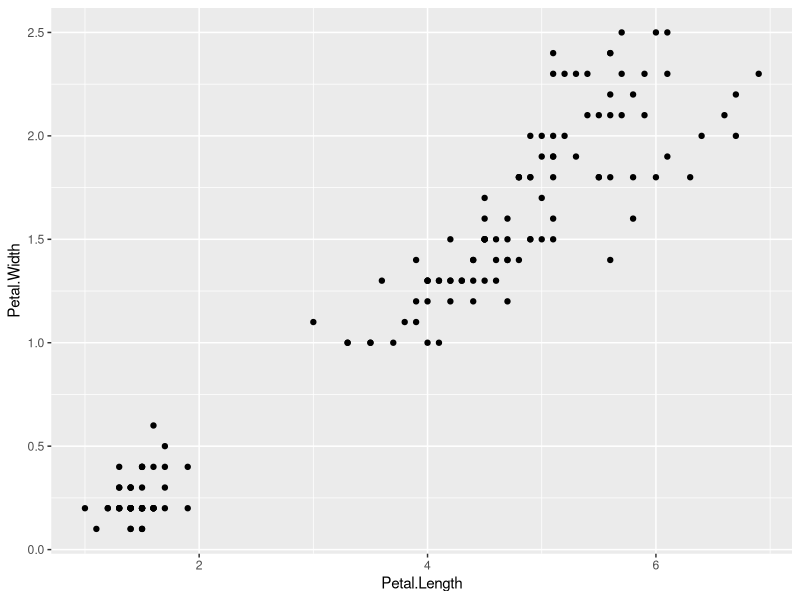
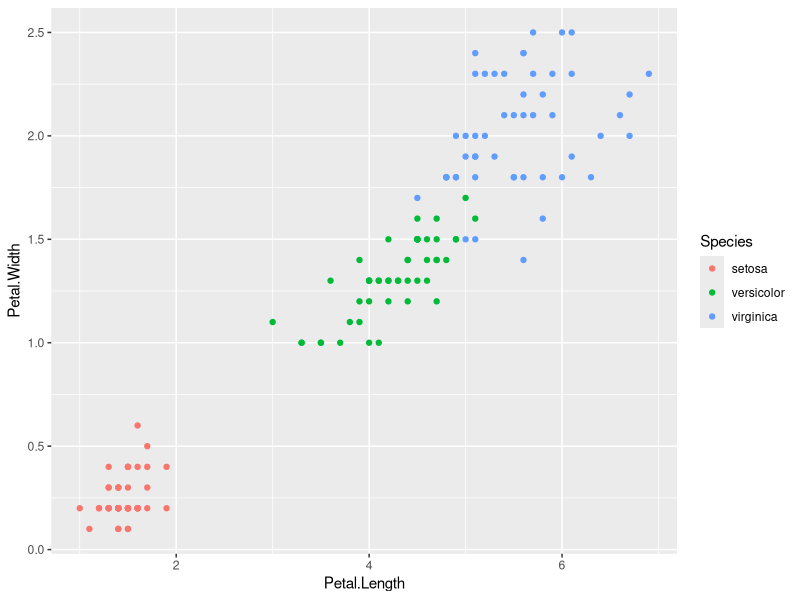
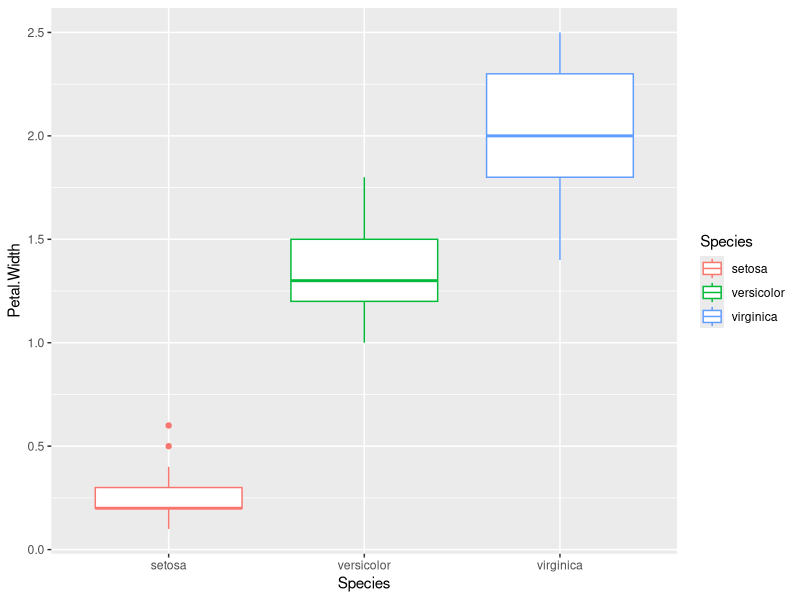
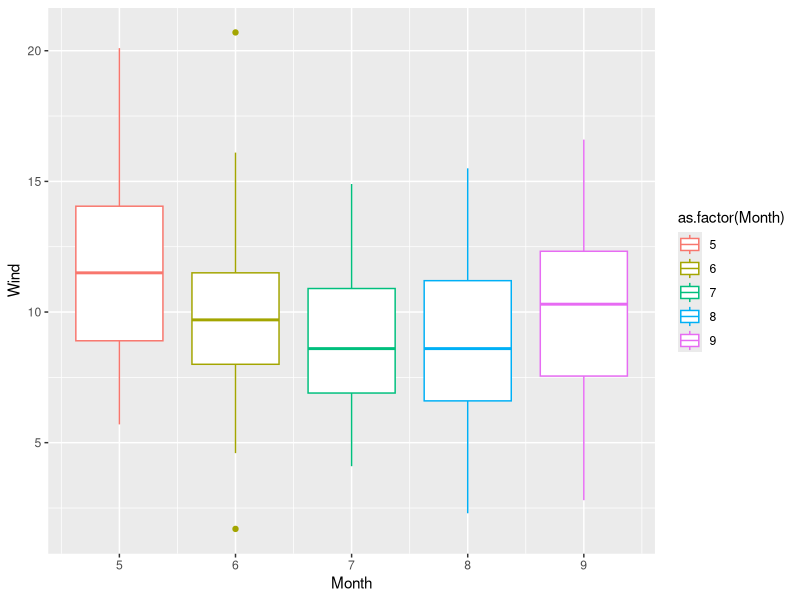
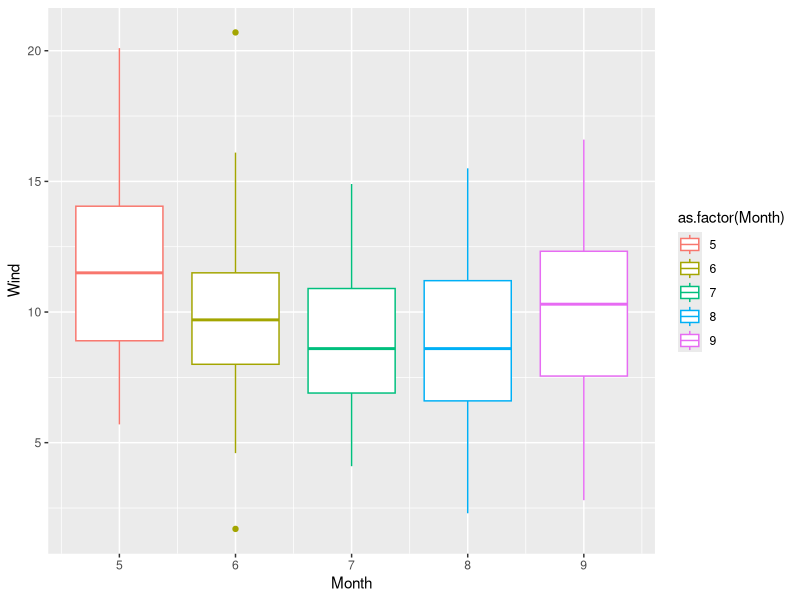
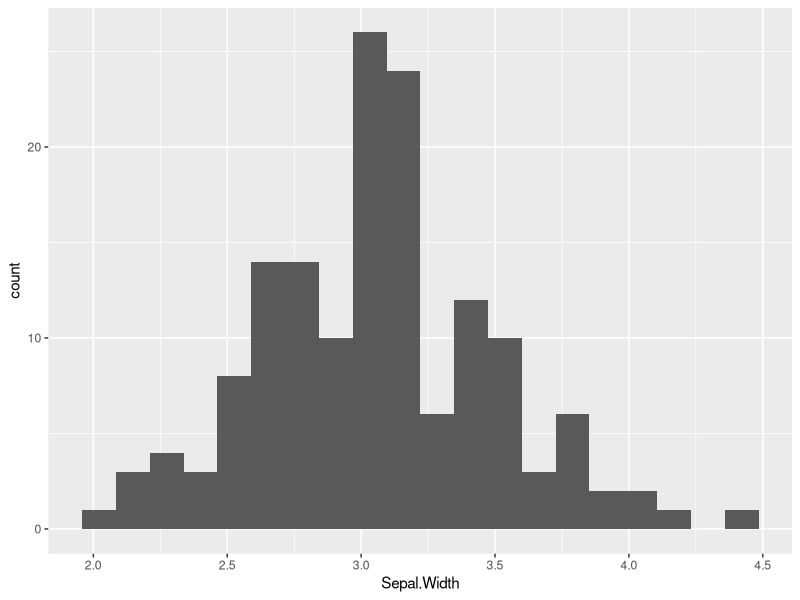
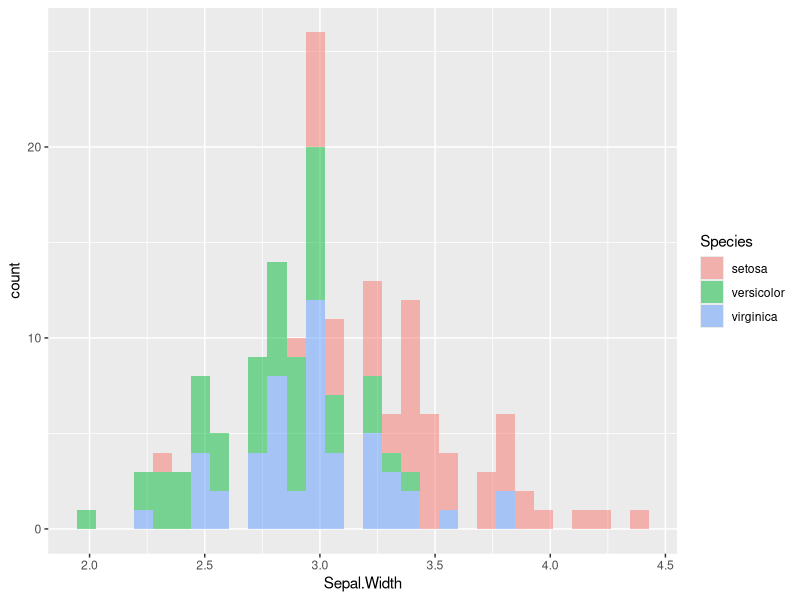
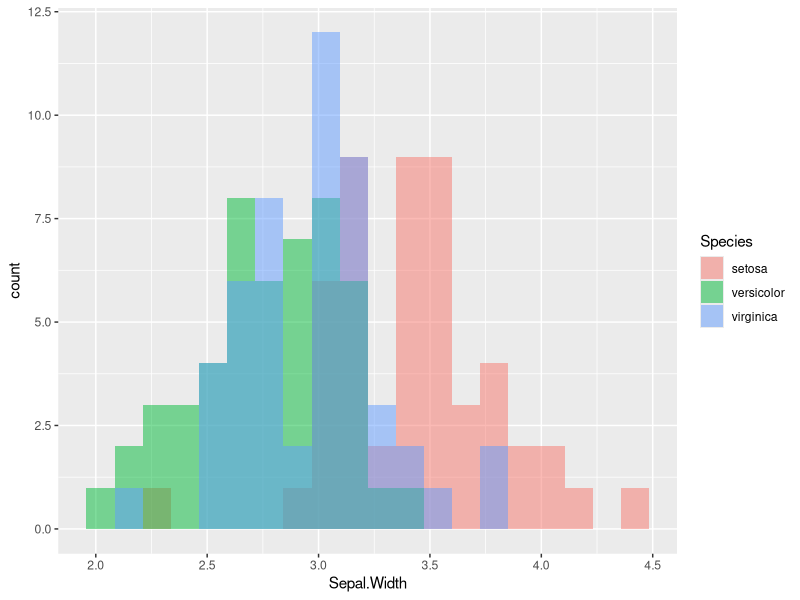

Generate these figures, in order, with R:
## ---- chunk 1
library(tidyverse)
#library(conflicted)

filter <- dplyr::filter

knitr::opts_chunk$set(echo = TRUE)
## ---- chunk 2
ggplot(iris, aes(x = Petal.Length, y = Petal.Width)) + 
  geom_point()
## ---- chunk 3
ggplot(iris, aes(x = Petal.Length, y = Petal.Width, color = Species)) + 
  geom_point()
## ---- chunk 4
ggplot(iris, aes(x = Species, y = Petal.Width, color = Species)) + 
  geom_boxplot()
## ---- chunk 5
airquality %>% head(n=3)
## ---- chunk 6
ggplot(airquality, aes(x = Month, y = Wind, color = as.factor(Month))) + 
  geom_boxplot()

airquality %>% 
  ggplot(aes(x = Month, y = Wind, color = as.factor(Month))) + 
    geom_boxplot()
## ---- chunk 7
ggplot(iris, aes(x = Sepal.Width)) + 
  geom_histogram(bins = 20)
## ---- chunk 8
# default histogram
ggplot(iris, aes(x = Sepal.Width, fill = Species)) + 
  geom_histogram(alpha = 0.5)
## ---- chunk 9
# use position = 'identity' for overlapping histograms
ggplot(iris, aes(x = Sepal.Width, fill = Species)) + 
  geom_histogram(position = 'identity', alpha = 0.5, bins = 20)
## ---- chunk 10
ggplot(iris, aes(x = Sepal.Width, fill = Species, color = Species)) + 
  geom_density(alpha = 0.5)
## ---- chunk 11
airquality %>% 
  ggplot(aes(x = Temp)) + 
  geom_density()
## ---- chunk 12
ggplot(iris[1:125,], aes(x = Species, fill = Species)) + 
  geom_bar()
## ---- chunk 13
### geom_bar()
iris %>%
  count(Species) %>%

# have to give the count as the argument for y now
ggplot(aes(x = Species, y = n, fill = Species)) + 
  geom_bar(stat = 'identity')

### geom_col()
iris %>%
  count(Species) %>%
  
ggplot(aes(x = Species, y = n, fill = Species)) + 
  geom_col()
## ---- chunk 14
ggplot(iris, aes(x = Sepal.Width, y = Sepal.Length, color = Species)) + 
  geom_point()
## ---- chunk 15
  ggplot(iris, aes(x = Sepal.Width, y = Sepal.Length, color = Species)) + 
    geom_point() +
    geom_line()

iris %>% 
  filter(Species != "versicolor") %>% 
  ggplot(aes(x = Sepal.Width, y = Sepal.Length, color = Species)) + 
    geom_point() +
    geom_line()
## ---- chunk 16
airquality %>% head()

airquality %>% 
  ggplot(aes(x = Wind, y = Temp, colour = Month)) +
  geom_point()
## ---- chunk 17
# with line of best fit
ggplot(iris, aes(x = Sepal.Width, y = Sepal.Length)) + 
  geom_point() + 
  geom_smooth(method = lm)

# if you color by something, each subgroup will automatically get it's own line
ggplot(iris, aes(x = Sepal.Width, y = Sepal.Length, color = Species)) + 
  geom_point() + 
  geom_smooth(method = lm)
## ---- chunk 18
airquality %>% 
  ggplot(aes(x = Wind, y = Temp)) +
  geom_point() + 
  geom_smooth(method = lm)

airquality %>% 
  ggplot(aes(x = Wind, y = Temp, color = as.factor(Month))) +
  geom_point() + 
  geom_smooth(method = lm)
## ---- chunk 19
ggplot(iris, aes(x = Species, y = Petal.Length, color = Species)) + 
  geom_boxplot() +
  geom_jitter(width = 0.2)
## ---- chunk 20
ggplot(iris, aes(x = Species, y = Petal.Length, fill = Species)) + 
  geom_violin()
## ---- chunk 21
ggplot(iris, aes(x = Species, y = Petal.Length, fill = Species)) + 
  geom_violin() + 
  geom_jitter()
## ---- chunk 22
# uncomment and install if you want
# install.packages('ggbeeswarm')
## ---- chunk 23
library(ggbeeswarm)

# example 1
ggplot(iris, aes(x = Species, y = Petal.Length, fill = Species)) + 
  geom_violin() + 
  geom_quasirandom()

# example 2 with modified method
ggplot(iris, aes(x = Species, y = Petal.Length, fill = Species)) + 
  geom_violin() + 
  geom_quasirandom(method = 'smiley')
## ---- chunk 24
ggplot(iris, aes(x = Sepal.Width, y = Sepal.Length, color = Species)) + 
  geom_point() +
  facet_wrap( ~ Species) +
  geom_smooth(method = lm) +
  theme_classic()
## ---- chunk 25
ggplot(iris, aes(x = Sepal.Width, y = Sepal.Length, shape = Species)) + 
  geom_point()
## ---- chunk 26
ggplot(iris, aes(x = Sepal.Width, y = Sepal.Length, size = Species)) + 
  geom_point()
## ---- chunk 27
ggplot(iris, aes(x = Sepal.Width, y = Sepal.Length, 
                 color = Petal.Width, 
                 shape = Species, 
                 size = Species)) + 
  geom_point()
## ---- chunk 28
# where we've had it
ggplot(iris, aes(x = Petal.Length, y = Petal.Width, color = Species)) + geom_point()

# I just want my points to be another color
ggplot(iris, aes(x = Petal.Length, y = Petal.Width)) + geom_point(color = 'deepskyblue')

# BUT if I put color = 'deepskyblue' instead an aes() it won't work; ggplot thinks it's a data feature
ggplot(iris, aes(x = Petal.Length, y = Petal.Width, color = 'deepskyblue')) + geom_point()

# ALSO if I DON'T put color = Species inside aes() it throws an error
# uncomment the line below and try
#ggplot(iris, aes(x = Petal.Length, y = Petal.Width)) + geom_point(color = 'Species')
## ---- chunk 29
# inside ggplot()
ggplot(iris, aes(x = Petal.Length, y = Petal.Width, color = Species)) + geom_point()

# inside geom_point()
ggplot(iris) + geom_point(aes(x = Petal.Length, y = Petal.Width, color = Species))
## ---- chunk 30
# without transparency
ggplot(iris, aes(x = Sepal.Width, y = Sepal.Length, color = Species)) + geom_point(size = 6)

# with transparency
ggplot(iris, aes(x = Sepal.Width, y = Sepal.Length, color = Species)) + geom_point(size = 6, alpha = 0.6)
## ---- chunk 31
ggplot(iris, aes(x = Sepal.Width, fill = Species)) + 
  geom_density() + 
  facet_grid(. ~ Species)
## ---- chunk 32
ggplot(iris, aes(x = Sepal.Width, fill = Species)) + geom_density() + facet_grid(Species ~ .)
## ---- chunk 33
ggplot(iris, aes(x = Sepal.Width, fill = Species)) + geom_density() + facet_wrap(. ~ Species)
## ---- chunk 34
# plot before labelling
ggplot(iris, aes(x = Sepal.Width, y = Sepal.Length, color = Species)) + geom_density_2d()

# with labels added
ggplot(iris, aes(x = Sepal.Width, y = Sepal.Length, color = Species)) + geom_point() + 
  labs(x = 'sepal width (cm)', y = 'sepal length (cm)', color = 'species')
## ---- chunk 35
ggplot(iris, aes(x = Sepal.Width, y = Sepal.Length, color = Species)) + geom_point() +
  scale_x_continuous(name = 'sepal width (cm)') +
  scale_y_continuous('sepal length (cm)') +
  scale_color_discrete('species')
## ---- chunk 36
# default theme
ggplot(iris, aes(x = Sepal.Width, y = Sepal.Length, color = Species)) + geom_point()
## ---- chunk 37
ggplot(iris, aes(x = Sepal.Width, y = Sepal.Length, color = Species)) + 
  geom_point() + 
  theme_classic()
## ---- chunk 38
ggplot(iris, aes(x = Sepal.Width, y = Sepal.Length, color = Species)) + geom_point() + theme_minimal()
## ---- chunk 39
ggplot(iris, aes(x = Sepal.Width, y = Sepal.Length, color = Species)) + geom_point() + theme_bw()
## ---- chunk 40
#install.packages('viridis')
## ---- chunk 41
library(viridis)
## ---- chunk 42
# two different ways of specifying a discrete scale; continuous is the default
ggplot(iris, aes(x = Sepal.Width, y = Sepal.Length, color = Species)) + 
  geom_point(size = 4) + 
  scale_color_viridis(discrete = TRUE)

### OR

ggplot(iris, aes(x = Sepal.Width, y = Sepal.Length, color = Species)) + geom_point(size = 4) + scale_color_viridis_d()
## ---- chunk 43
# default ggplot() continuous color scale
ggplot(iris, aes(x = Sepal.Width, y = Sepal.Length, color = Petal.Length)) + geom_point(size = 4)

# viridis continuous color scale
ggplot(iris, aes(x = Sepal.Width, y = Sepal.Length, color = Petal.Length)) + geom_point(size = 4) + scale_color_viridis()
